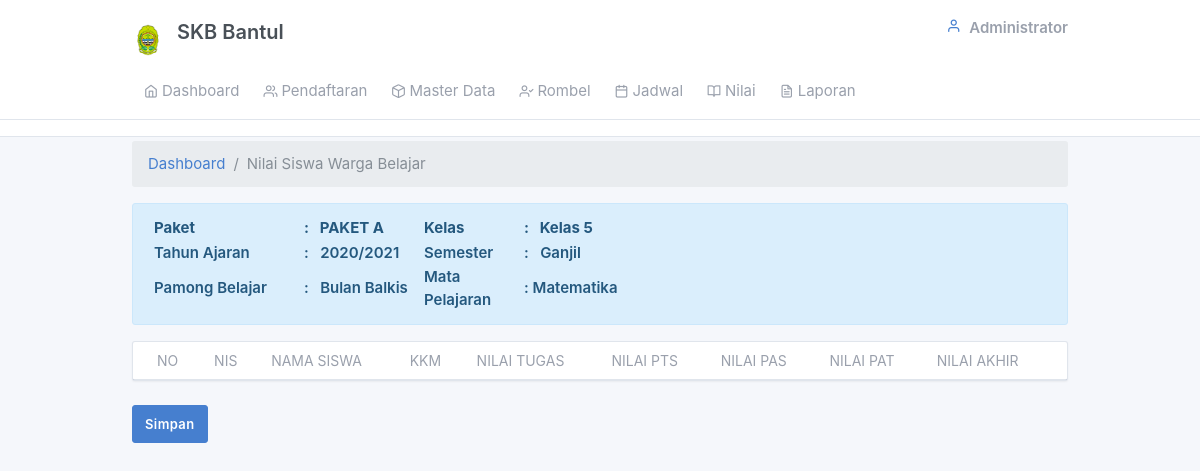
Before: /admin/daftar_nilaisiswa.php?idmapel=15&idrombel=2 with the older database file.
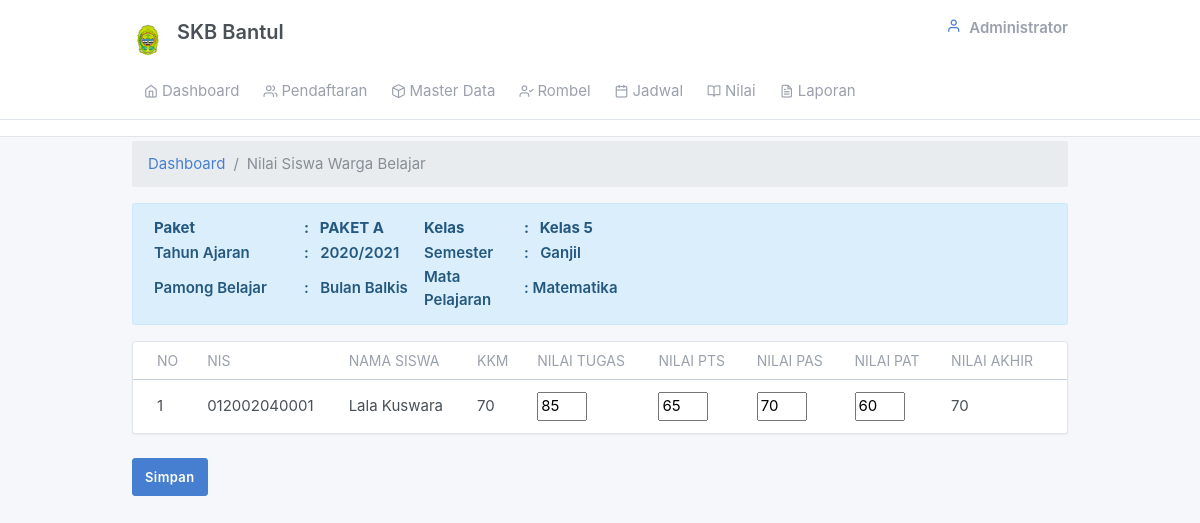
After: the same page with the newer database file.
### tables this page shows
CREATE TABLE `tb_rombel` (
  `rombel_id` int(11) NOT NULL,
  `ta_id` int(11) NOT NULL,
  `kelas_id` int(11) NOT NULL,
  `nik` char(16) NOT NULL
);

CREATE TABLE `tb_paket` (
  `paket_id` int(11) NOT NULL,
  `paket_nama` char(10) NOT NULL
);

CREATE TABLE `tb_kelas` (
  `kelas_id` int(11) NOT NULL,
  `kelas_nama` varchar(11) NOT NULL,
  `paket_id` int(11) NOT NULL
);

CREATE TABLE `tb_tahunajaran` (
  `ta_id` int(11) NOT NULL,
  `ta_nama` varchar(12) NOT NULL,
  `ta_status` varchar(12) NOT NULL DEFAULT 'Tidak Aktif'
);

CREATE TABLE `tb_pamong_belajar` (
  `nik` char(16) NOT NULL,
  `pamong_nama` varchar(50) NOT NULL,
  `pamong_tempat_lhr` varchar(30) NOT NULL,
  `pamong_tanggal_lhr` date NOT NULL,
  `pamong_jenkel` enum('Laki-Laki','Perempuan') NOT NULL,
  `pamong_agama` varchar(12) NOT NULL,
  `pamong_alamat` varchar(100) NOT NULL,
  `pamong_no_hp` varchar(14) NOT NULL,
  `pamong_jabatan` enum('Pamong Belajar','Tutor') NOT NULL
);

CREATE TABLE `tb_nilai` (
  `nilai_id` int(11) NOT NULL,
  `nis` char(12) NOT NULL,
  `rombel_id` int(11) NOT NULL,
  `kelas_id` int(11) NOT NULL,
  `semester_id` int(11) NOT NULL,
  `mapel_id` int(11) NOT NULL,
  `nilai_tugas` varchar(10) DEFAULT NULL,
  `nilai_pts` varchar(10) DEFAULT NULL,
  `nilai_pas` varchar(10) DEFAULT NULL,
  `nilai_pat` varchar(10) DEFAULT NULL
);

CREATE TABLE `tb_siswa` (
  `nis` char(12) NOT NULL,
  `no_pendaftar` varchar(50) NOT NULL,
  `nama_siswa` varchar(50) NOT NULL,
  `siswa_status` enum('Aktif','Tidak Aktif','','') NOT NULL
);

### admin/daftar_nilaisiswa.php (the view, shortened to what this page needs)
<?php include_once "views/main.php";?>
<div class="my-3 my-md-1">
  <div class="container">
  <ol class="breadcrumb">
      <li class="breadcrumb-item">
        <a href="../index.php">Dashboard</a>
      </li>
        <li class="breadcrumb-item active">Nilai Siswa Warga Belajar</li>
  </ol>
  <?php
      $sql1=mysqli_query($connect, "SELECT (SELECT semester FROM tb_semester WHERE semester_status='Aktif') as semester,(SELECT mapel_nama FROM tb_mapel WHERE mapel_id='".$_GET['idmapel']."') AS mapel_nama,a.rombel_id,c.kelas_nama,f.paket_nama,b.ta_nama,e.pamong_nama FROM tb_rombel a JOIN tb_tahunajaran b ON a.ta_id=b.ta_id JOIN tb_kelas c ON a.kelas_id=c.kelas_id JOIN tb_pamong_belajar e ON a.nik=e.nik JOIN tb_paket f ON c.paket_id=f.paket_id WHERE a.ta_id=(SELECT ta_id FROM tb_tahunajaran WHERE ta_status='Aktif') AND a.rombel_id='".$_GET['idrombel']."'");
      $cek1= mysqli_num_rows($sql1);
      if($cek1>0){
      while ($data1= mysqli_fetch_array($sql1)) {
  ?>
  <div class="alert alert-info" role="alert">
    <table>
        <tr>
            <th style="text-align:left;" width="100px">Paket </th>
            <th style="text-align:left;" width="120px">: &nbsp&nbsp<?php echo $data1['paket_nama'] ?></th>
            <th style="text-align:left;" width="100px">Kelas </th>
        	<th style="text-align:left;" width="200px">: &nbsp&nbsp<?php echo $data1['kelas_nama'] ?></th>
        </tr>
        <tr>
        	<td><b>Tahun Ajaran </b></td>
          	<td><b>: &nbsp&nbsp<?php echo $data1['ta_nama'] ?></b></td>
        	<td><b>Semester </b></td>
          	<td><b>: &nbsp&nbsp<?php echo $data1['semester'] ?></b></td>
        </tr>
        <tr>
          <td style="text-align:left;"width="150px"><b>Pamong Belajar </b></td>
          <td><b>: &nbsp&nbsp<?php echo $data1['pamong_nama'] ?></b></td>
          <td><b>Mata Pelajaran </b></td>
          <td><b>: <?php echo $data1['mapel_nama'] ?></b></td>
        </tr>
    </table>
    </div>
    <?php }} ?>
    <form method="post">
     <div class="">
        <div class="card">
          <div class="table-responsive">
            <table border="0px" style="border-collapse: collapse;" class="table card-table table-vcenter text-nowrap datatable" >
              <thead>
                <tr>
                    <th>No</th>
                    <th>NIS</th>
                    <th>Nama Siswa</th>
                    <th>KKM</th>
                    <th>Nilai Tugas</th>
                    <th>Nilai PTS</th>
                    <th>Nilai PAS</th>
                    <th>Nilai PAT</th>
                    <th>Nilai Akhir</th>
                 </tr>
              </thead>
              <tbody>
              	<?php
		      $no=1;
		      $sql=mysqli_query($connect, "SELECT a.nilai_id,(SELECT mapel_kkm FROM tb_mapel WHERE mapel_id='".$_GET['idmapel']."') AS kkm,a.nis,b.nama_siswa,nilai_tugas,nilai_pts,nilai_pas,nilai_pat,round((nilai_tugas+nilai_pts+nilai_pas+nilai_pat)/4,0) AS nilaiak FROM tb_nilai a JOIN tb_siswa b ON a.nis=b.nis WHERE a.rombel_id='".$_GET['idrombel']."' AND a.semester_id=(SELECT semester_id FROM tb_semester WHERE semester_status='Aktif') AND mapel_id='".$_GET['idmapel']."'");
		      $cek= mysqli_num_rows($sql);
		      if($cek>0){
		      while ($data= mysqli_fetch_assoc($sql)) {
		  ?>
		  <tr>
		    <td><?php echo $no; ?><input type="hidden" name="idnilai[]" value="<?php echo $data['nilai_id'] ?>"></td>
		    <td><?php echo $data['nis'] ?></td>
		    <td><?php echo $data['nama_siswa'] ?></td>
		    <td><?php echo $data['kkm'] ?></td>
		    <td><input type="text" name="tugas[]" value="<?php echo $data['nilai_tugas'] ?>" style="width: 50px;" onkeyPress=""></td>
		    <td><input type="text" name="pts[]" value="<?php echo $data['nilai_pts'] ?>" style="width: 50px;" onKeyPress=""></td>
		    <td><input type="text" name="pas[]" value="<?php echo $data['nilai_pas'] ?>" style="width: 50px;" onKeyPress=""></td>
		    <td><input type="text" name="pat[]" value="<?php echo $data['nilai_pat'] ?>" style="width: 50px;" onKeyPress=""></td>
		    <td><?php echo $data['nilaiak'] ?></td>
		  </tr>
		  <?php $no++;}} ?>
          </tbody>
          </table>
          </div>
        </div>
      </div>
      <button type="submit" name="tambah" class="btn btn-primary" role="button">Simpan</button>
    </div>
</div>

Changed rows visible on the page:
added tb_nilai: nis "012002040001", nis.nama_siswa "Lala Kuswara", kkm "70", nilai_tugas "85", nilai_pts "65", nilai_pas "70", nilai_pat "60", nilaiak "70"
